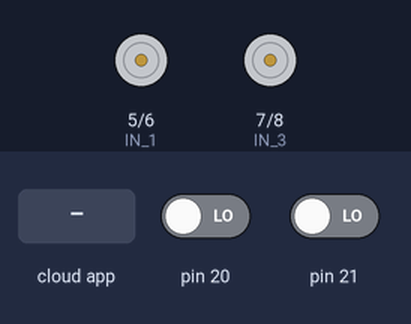
The sketch below on a simulated Arduino Uno, built for the host (arithmetic inside an expression is 32-bit, double 64-bit). Parts: motor-driver pin pairs drawn as motors (green arrow = first pin HIGH = forward, orange = second pin HIGH = backward, longer = more drive, scaled by the enable pin). Inputs (shaded band) come from the test bench; at power-on: pin 20 LOW, pin 21 LOW. The ROS host is connected and sends only what is stated.

Above: at 1.2 s.
1.3 s: the phone or cloud app sets linear.x to -100
At 1.7 s:
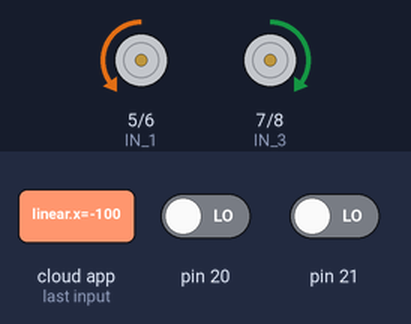
2.8 s: the phone or cloud app sets linear.x to 100
At 4.0 s:
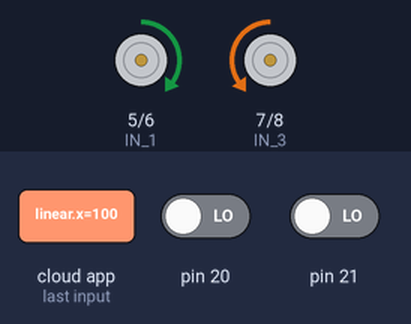
Timing chart, 0 to 5.8 s (numbered marks = the images above; inputs shaded):
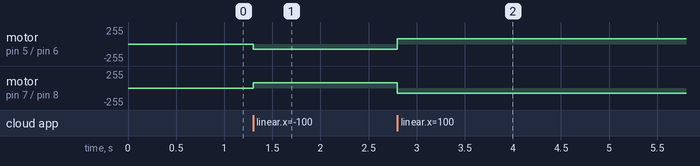

The sketch:

teleop_and_tick_publish_arduino.ino
```cpp
#include <ros.h>
#include <std_msgs/String.h>
#include <geometry_msgs/Twist.h>
#include "math.h"
#include <std_msgs/Int16.h>


#define ENC_IN_LEFT_A 2
#define ENC_IN_RIGHT_A 3
#define ENC_IN_LEFT_B 4
#define ENC_IN_RIGHT_B 11

boolean Direction_left = true;
boolean Direction_right = true;

const int encoder_minimum = -32768;
const int encoder_maximum = 32767;


std_msgs::Int16 right_wheel_tick_count;
ros::Publisher rightPub("right_ticks", &right_wheel_tick_count);

std_msgs::Int16 left_wheel_tick_count;
ros::Publisher leftPub("left_ticks", &left_wheel_tick_count);

const int interval = 200;
long previousMillis = 0;
long currentMillis = 0;

int pwmReq = 0;

ros::NodeHandle nh;

void right_wheel_tick() {

  int val = digitalRead(ENC_IN_RIGHT_B);

  if (val == LOW) {
    Direction_right = false;
  }
  else {
    Direction_right = true;
  }

  if (Direction_right) {

    if (right_wheel_tick_count.data == encoder_maximum) {
      right_wheel_tick_count.data = encoder_minimum;
    }
    else {
      right_wheel_tick_count.data++;
    }
  }
  else {
    if (right_wheel_tick_count.data == encoder_minimum) {
      right_wheel_tick_count.data = encoder_maximum;
    }
    else {
      right_wheel_tick_count.data--;
    }
  }
}


void left_wheel_tick() {

  int val = digitalRead(ENC_IN_LEFT_B);

  if (val == LOW) {
    Direction_left = true;
  }
  else {
    Direction_left = false;
  }

  if (Direction_left) {
    if (left_wheel_tick_count.data == encoder_maximum) {
      left_wheel_tick_count.data = encoder_minimum;
    }
    else {
      left_wheel_tick_count.data++;
    }
  }
  else {
    if (left_wheel_tick_count.data == encoder_minimum) {
      left_wheel_tick_count.data = encoder_maximum;
    }
    else {
      left_wheel_tick_count.data--;
    }
  }
}


void dc_driver(const geometry_msgs::Twist& msg){
float a = msg.linear.x;
float c = msg.angular.z;

if(a>0 && c==0){ //straight
drive(80,80,1,0,0,1);
}

if(a<0 && c==0){ //backward
drive(80,80,0,1,1,0);
}

if(a==0 && c==0){ //stop
drive(0,0,0,0,0,0);
}
if(a==0 && c>0){ //right
drive(80,80,0,1,0,1);
}
if(a==0 && c<0){ //left
drive(80,80,1,0,1,0);
}
}
ros::Subscriber<geometry_msgs::Twist> sub("cmd_vel", dc_driver);

void drive(int Lpwm, int Rpwm ,int an1 ,int an2 ,int an3 ,int an4){
analogWrite(9, Lpwm);
analogWrite(10, Rpwm);
digitalWrite(5, an1);
digitalWrite(6, an2);
digitalWrite(7, an3);
digitalWrite(8, an4);}


void setup()
{
pinMode(ENC_IN_LEFT_A, INPUT_PULLUP);
pinMode(ENC_IN_LEFT_B, INPUT);
pinMode(ENC_IN_RIGHT_A, INPUT_PULLUP);
pinMode(ENC_IN_RIGHT_B, INPUT);

pinMode(10, OUTPUT); //ENB
pinMode(8, OUTPUT); //IN 4
pinMode(7, OUTPUT); //IN 3
pinMode(6, OUTPUT); //IN 2
pinMode(5, OUTPUT); //IN 1
pinMode(9, OUTPUT); //ENA

attachInterrupt(ENC_IN_LEFT_A, left_wheel_tick, RISING);
attachInterrupt(ENC_IN_RIGHT_A, right_wheel_tick, RISING);
nh.getHardware()->setBaud(128000);
nh.initNode();
nh.advertise(rightPub);
nh.advertise(leftPub);
nh.subscribe(sub);
}

void loop() {
nh.spinOnce();
currentMillis = millis();

  if (currentMillis - previousMillis > interval) {
    previousMillis = currentMillis;
    leftPub.publish( &left_wheel_tick_count );
    rightPub.publish( &right_wheel_tick_count );

  }

}
```

Measured:
- after the input at 1.3 s, motor on pin 5 (IN_1) / pin 6 (IN_2): stopped → backward 80/255 at once; motor on pin 7 (IN_3) / pin 8 (IN_4): stopped → forward 80/255 at once
- after the input at 2.8 s, motor on pin 5 (IN_1) / pin 6 (IN_2): backward 80/255 → forward 80/255 at once; motor on pin 7 (IN_3) / pin 8 (IN_4): forward 80/255 → backward 80/255 at once
